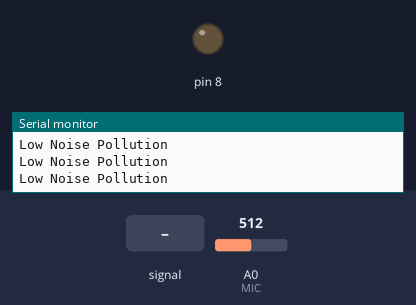
Recording of a sketch running on a simulated Arduino Uno, built with avr-gcc and run on an emulated ATmega328P. Shown: output pins drawn as LEDs (lit = HIGH), the last lines printed to the serial monitor. Dashed ring = blinking. The inputs (shaded band) are chosen by the test bench; at power-on: A0 (MIC) = 512.

Above: at 1.2 s.
1.3 s: A0 (MIC) fed a 200 Hz sine of ±255 counts around its level
At 1.8 s:
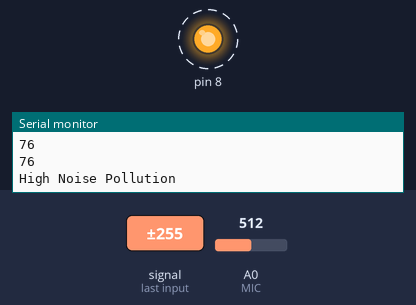
4.3 s: A0 (MIC) set to 306
10.3 s: A0 (MIC) set to 573
13.3 s: A0 (MIC) set to 602
At 14.2 s:
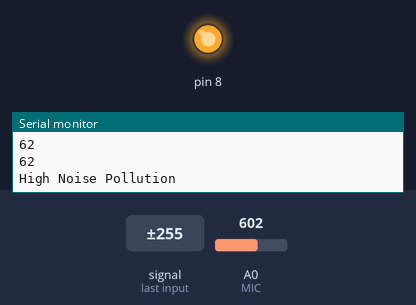
16.3 s: A0 (MIC) set to 511
At 18.4 s:
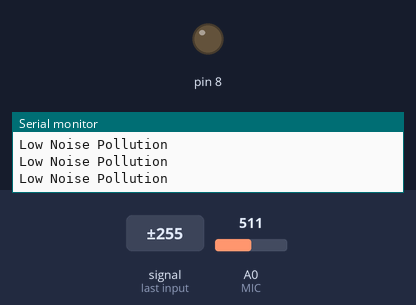
Timing chart, 0 to 19.8 s (numbered marks = the images above; inputs shaded):
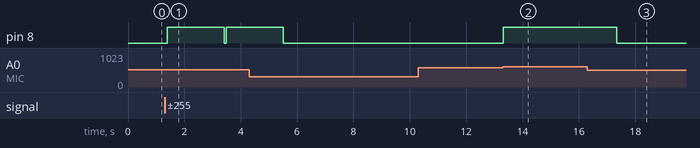

Measured:
- the behaviour switches between 587 and 588 on A0 (MIC) (found by bisection; images 1 and 2)
- after the input at 1.3 s, pin 8: LOW → HIGH after 0.10 s, → LOW 2.0 s later, → HIGH 0.06 s later
- after the input at 13.3 s, pin 8: LOW → HIGH at once
- after the input at 16.3 s, pin 8: HIGH → LOW after 1.0 s

The sketch:

sound.ino
```cpp
const int MIC = 0; //the microphone amplifier output is connected to pin A0
int adc;
int dB, PdB; //the variable that will hold the value read from the microphone each time
void setup() {
Serial.begin(9600); //sets the baud rate at 9600 so we can check the values the microphone is obtaining on the Serial Monitor
  pinMode(8, OUTPUT);
}
void loop(){
  PdB = dB; //Store the previous of dB here

adc= analogRead(MIC); //Read the ADC value from amplifer
//Serial.println (adc);//Print ADC for initial calculation
dB = (adc+83.2073) / 11.003; //Convert ADC value to dB using Regression values
if (PdB!=dB)
Serial.println (dB);
if (dB>60)
{
  digitalWrite(8, HIGH);// turn the LED on (HIGH is the voltage level)
  Serial.println (dB);
   Serial.println ("High Noise Pollution");
  delay(2000);                       // wait for a second
  digitalWrite(8, LOW);
}
else
{
  digitalWrite(8, LOW);
}
   Serial.println ("Low Noise Pollution");
//delay(100);
}
```
